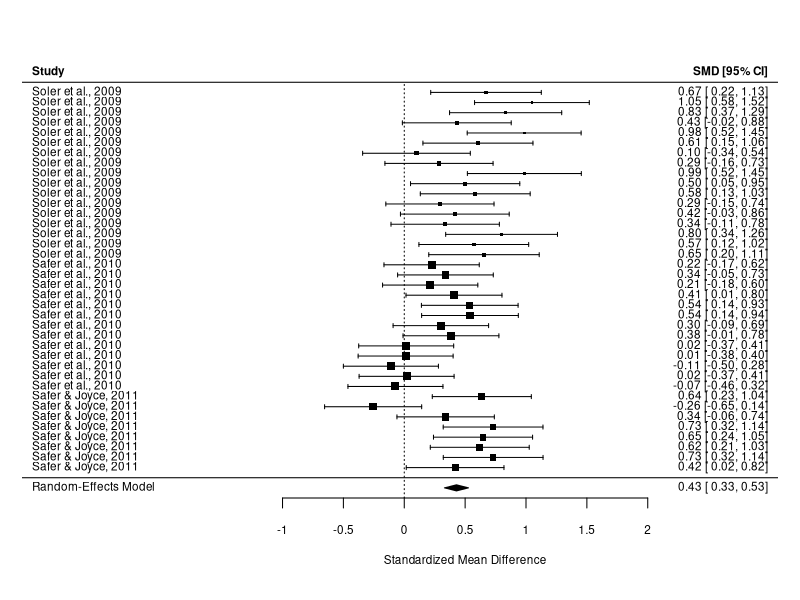
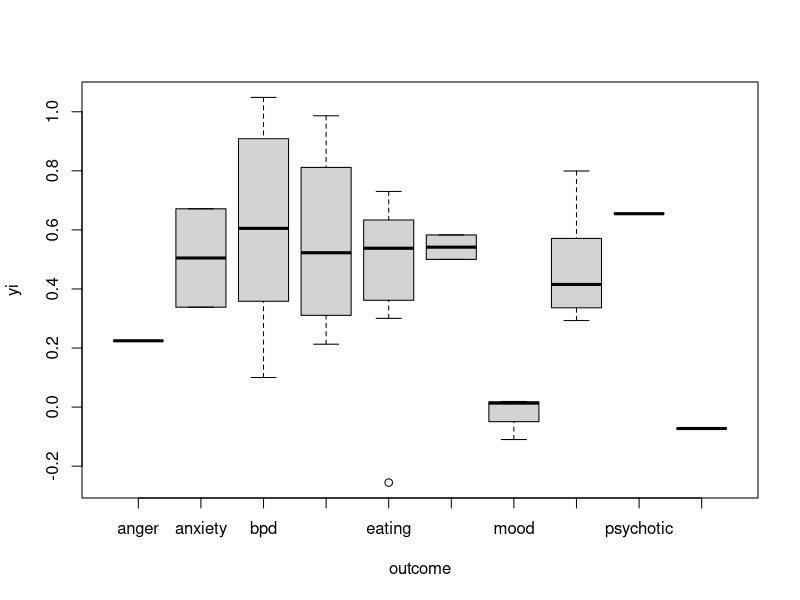
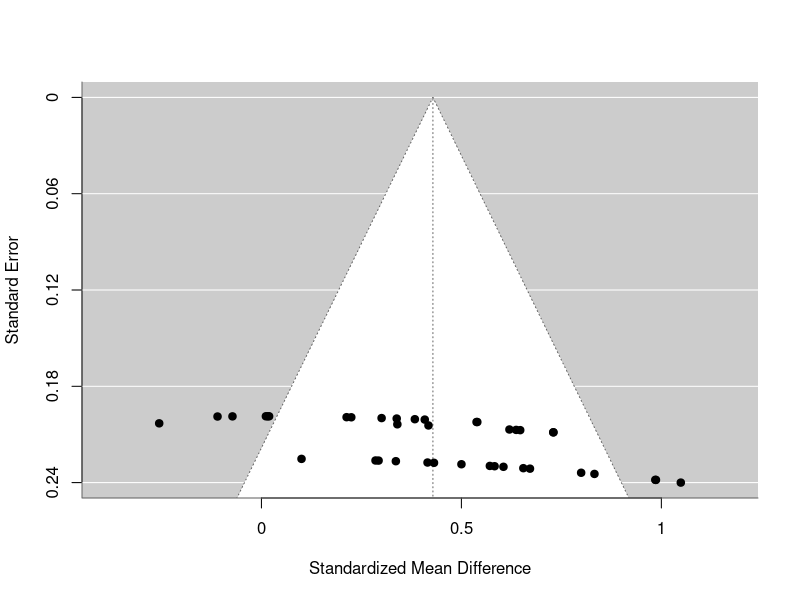

Source code (R) for these figures, in order:
## ---- chunk 1
#install.packages("metafor")
library("metafor")

#install.packages("readxl")
library("readxl")

## ---- chunk 2


dbtstma <- readxl::read_excel("rstudiometaanalysis.xlsx")


summary(dbtstma)

## ---- chunk 3

dbtstma <- escalc(n1i = n_control, n2i = n_treatment, m1i = mean_control, m2i = mean_treatment, sd1i = sd_control, sd2i = sd_treatment, data = dbtstma, measure = "SMD", append = TRUE)


ma_model <- rma(yi, vi, data = dbtstma)
summary(ma_model)

# Although need to compute particular outcomes, such as suicide, bpd symptoms, depression, anxiety, here are overall findings for practice: 
# Summary Effect Size = 0.4288 (Moderate)
# Summary p-value = <.0001 (significant)



## ---- chunk 4
forest(ma_model, slab = paste(dbtstma$study, as.character(dbtstma$year), sep = ", "))

# To visualize all effect sizes
# Need to figure out how to put them into subgroups of outcomes


## ---- chunk 5
boxplot(yi ~ outcome, data = dbtstma)

# To visualize different outcomes

## ---- chunk 6
funnel(ma_model)

# A common way to investigate potential publication bias in a meta-analysis is the funnel plot. Asymmetrical distribution indicates potential publication bias.
